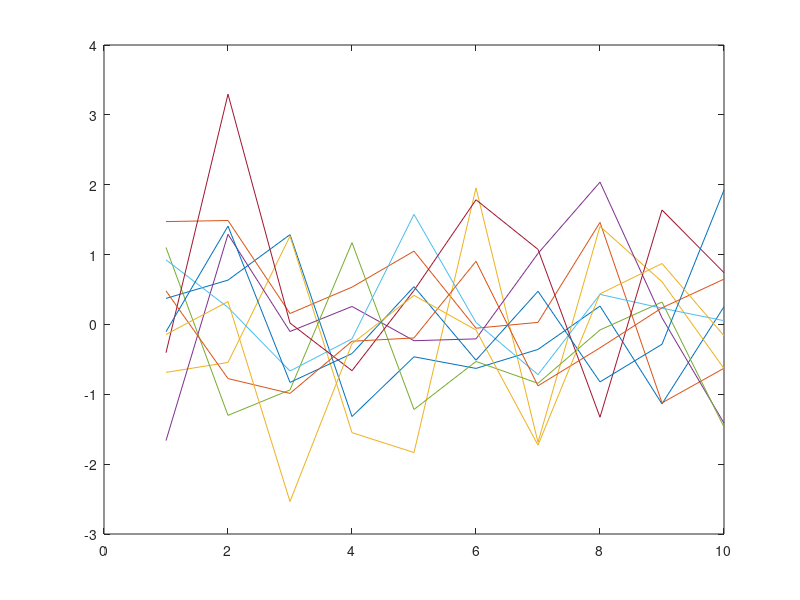
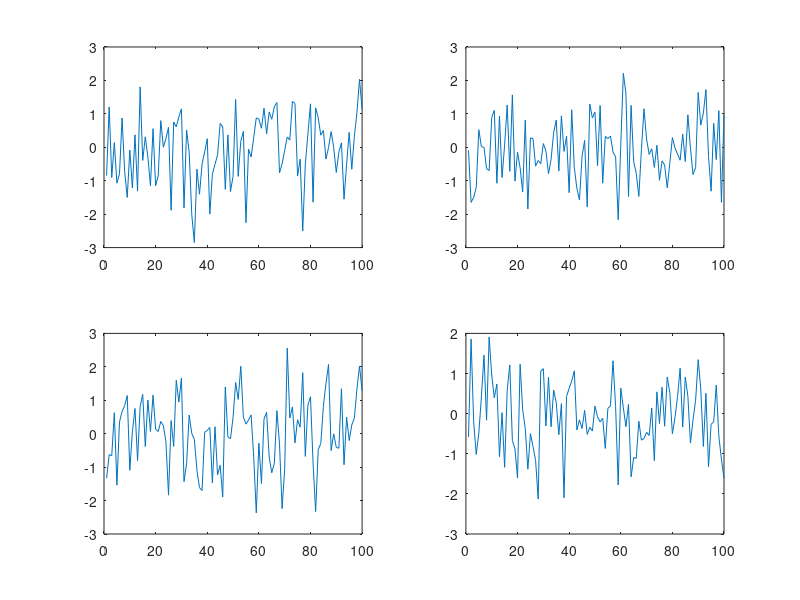

MATLAB code to generate these figures, in order:
function exercicio_em_sala()
m = randn(10, 10);
[l1, l2] = funcao_um(m)
[m1, m2, m3] = estatistica_matriz(m)
plot_matriz(m)
m = randn(4, 100);
subplot_matriz(m)
end

function [linha_1, linha_2] = funcao_um(matriz)
    linha_1 = matriz(1, :);
    linha_2 = matriz(end, :);
end

function [valor_min, valor_max, valor_medio] =  estatistica_matriz(matriz)
   valor_min = min(matriz');
   valor_max = max(matriz');
   valor_medio = mean(matriz');
end

function plot_matriz(matriz)
    figure
    plot(matriz')
end

function subplot_matriz(matriz)
figure;
[linha, coluna] = size(matriz);

for valor = 1:linha
    %A funcao floor retorna o arredondamento inferior de um numero
    %exemplo. floor(3.123) -> 3
    subplot(floor(linha/2), floor(linha/2), valor)
    plot(matriz(valor, :))
end
end